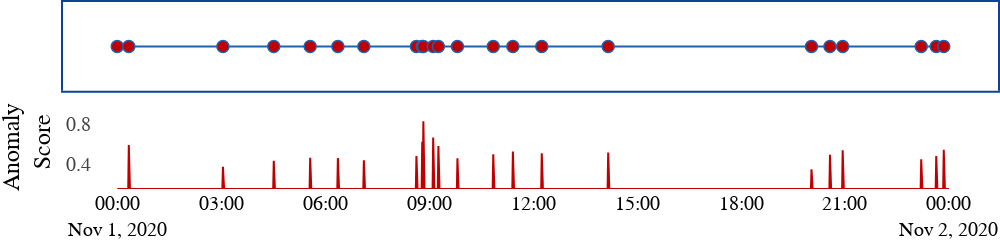

Here is the notebook cell this chart was saved with:
### Markdown cell above
We plot the case 1 with its anomaly scores and the ground truth anomalies. The anomaly scores are computed using the AD2S algorithm. The ground truth anomalies are marked with red markers.

### Code cell
cfg.case.id = 1

df = pd.read_csv(cfg.case.save_path,index_col=0)
plot_df = df[df['data']==1]

clf = AD2SDetector()
predict = []

for object in df['data']:
    score = clf.predict(object)
    predict.append(score)

predict[0] = 0.0
df['predict'] = predict

fig = plot_case(plot_df,df)
fig.write_image(cfg.case.fig_path)
fig.write_image(cfg.case.pdf_path)
fig.show()

### Figure 1 — Plotly figure (JSON) as saved in the notebook; plotly's stock layout.template omitted (floating-point values rounded to 4 significant figures; data arrays with more than 128 entries replaced by an {"elided": "..."} marker saying what was removed)
{"data": [{"line": {"color": "#1C62AE"}, "marker": {"color": "#C00000", "line": {"color": "#1C62AE", "width": 1.5}, "size": 12}, "mode": "markers+lines", "type": "scatter", "x": ["2020-11-01 00:00:00", "2020-11-01 00:20:00", "2020-11-01 03:03:00", "2020-11-01 04:31:00", "2020-11-01 05:34:00", "2020-11-01 06:22:00", "2020-11-01 07:07:00", "2020-11-01 08:38:00", "2020-11-01 08:48:00", "2020-11-01 08:50:00", "2020-11-01 09:07:00", "2020-11-01 09:16:00", "2020-11-01 09:49:00", "2020-11-01 10:51:00", "2020-11-01 11:25:00", "2020-11-01 12:15:00", "2020-11-01 14:10:00", "2020-11-01 20:02:00", "2020-11-01 20:34:00", "2020-11-01 20:56:00", "2020-11-01 23:12:00", "2020-11-01 23:38:00", "2020-11-01 23:51:00"], "xaxis": "x", "y": [1, 1, 1, 1, 1, 1, 1, 1, 1, 1, 1, 1, 1, 1, 1, 1, 1, 1, 1, 1, 1, 1, 1], "yaxis": "y"}, {"marker": {"color": "#C00000", "line": {"color": "#1C62AE"}}, "mode": "lines", "type": "scatter", "x": {"elided": "1441 str values"}, "xaxis": "x2", "y": {"elided": "1441 float values"}, "yaxis": "y2"}], "layout": {"font": {"color": "black", "family": "Times New Roman", "size": 20}, "height": 200, "margin": {"b": 0, "l": 0, "pad": 0, "r": 0, "t": 0}, "plot_bgcolor": "white", "showlegend": false, "width": 1000, "xaxis": {"anchor": "y", "domain": [0, 1], "linecolor": "#084594", "linewidth": 2, "matches": "x2", "mirror": true, "showticklabels": false}, "xaxis2": {"anchor": "y2", "domain": [0, 1]}, "yaxis": {"anchor": "x", "domain": [0.525, 1], "linecolor": "#084594", "linewidth": 2, "mirror": true, "showgrid": false, "showticklabels": false}, "yaxis2": {"anchor": "x2", "domain": [0, 0.475], "nticks": 3, "range": [0, 0.9], "showgrid": false, "ticklabelposition": "inside bottom", "tickvals": [0, 0.4, 0.8], "title": {"text": "Anomaly <br> Score"}}}}
